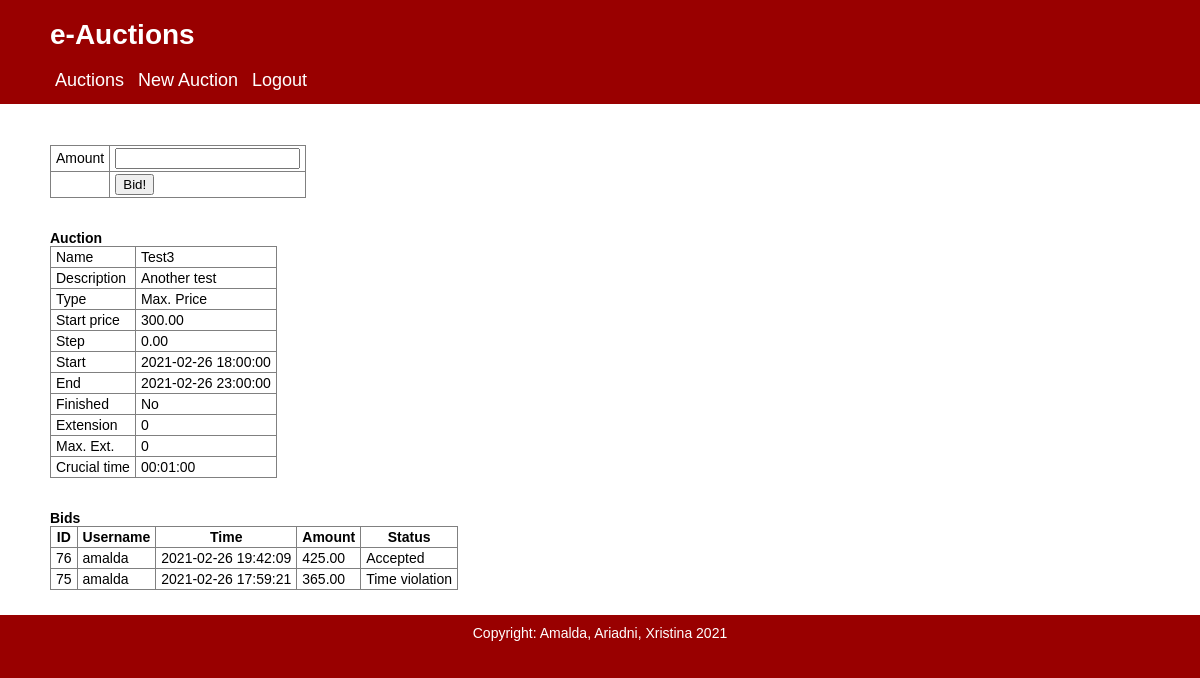
Screenshot of /auction_details.php?auction_id=12 (signed in) with the database file from the repository.
### tables this page shows
CREATE TABLE `auctions` (
  `auction_id` int(11) NOT NULL,
  `owner` int(11) NOT NULL COMMENT 'user id',
  `prod_serv_name` varchar(30) NOT NULL COMMENT 'τίτλος',
  `prod_serv_description` text DEFAULT NULL COMMENT 'περιγραφή',
  `start_datetime` datetime NOT NULL COMMENT 'ημ/νια ώρα έναρξης',
  `main_duration` time NOT NULL COMMENT 'χρόνος διάρκειας',
  `start_price` decimal(10,2) NOT NULL COMMENT 'αρχική τιμή',
  `price_step` decimal(10,2) DEFAULT NULL COMMENT 'βήμα τιμής',
  `allow_extensions` tinyint(1) NOT NULL COMMENT '0 ή 1 αν επιτρέπονται παρατάσεις',
  `max_extensions` int(11) DEFAULT NULL COMMENT 'μέγιστες παρατάσεις',
  `extension_duration` time DEFAULT NULL COMMENT 'χρόνος διάρκειας παράτασης',
  `crucial_time` time DEFAULT NULL COMMENT 'χρόνος ενεργοποίησης παράτασης',
  `type` int(11) NOT NULL COMMENT 'auction_types id',
  `last_extension` int(11) DEFAULT NULL COMMENT 'αριθμός παράτασης',
  `finished` tinyint(1) DEFAULT NULL COMMENT '0 ή 1 αν τελείωσε'
);

CREATE TABLE `auction_types` (
  `a_type_id` int(11) NOT NULL,
  `a_type_descr` varchar(30) NOT NULL COMMENT 'περιγραφή του κάθε κωδικού (id) τύπου'
);

CREATE TABLE `bids` (
  `bid_id` int(11) NOT NULL,
  `whoDoes` int(11) NOT NULL COMMENT 'το user id που αντιστοιχεί σε αυτόν/η που έκανε το bid',
  `auction` int(11) NOT NULL COMMENT 'auction id',
  `when_datetime` datetime NOT NULL COMMENT 'χρονική στιγμή που έγινε το bid',
  `amount` decimal(10,2) NOT NULL COMMENT 'το ποσό του bid',
  `status` int(11) NOT NULL COMMENT 'bid_status id'
);

CREATE TABLE `users` (
  `user_id` int(11) NOT NULL,
  `status` int(11) NOT NULL COMMENT 'status id',
  `email` varchar(30) NOT NULL COMMENT 'το email του user',
  `username` varchar(30) NOT NULL COMMENT 'το username του user',
  `password` char(40) NOT NULL COMMENT 'το password του user',
  `firstname` varchar(30) NOT NULL COMMENT 'το first name του user',
  `lastname` varchar(30) NOT NULL COMMENT 'το last name του user',
  `address` varchar(30) DEFAULT NULL COMMENT 'το address του user',
  `telephone` varchar(15) DEFAULT NULL COMMENT 'το telephone του user',
  `approval_pom` int(11) DEFAULT NULL COMMENT 'id του εγκρίνοντα Provider/Moderator',
  `approval_date` date DEFAULT NULL COMMENT 'ημ/νια έγκρισης'
);

CREATE TABLE `bid_status` (
  `b_status_id` int(11) NOT NULL,
  `b_status_descr` varchar(30) NOT NULL COMMENT 'περιγραφή του κάθε κωδικού (id) status'
);

### auction_details.php (the view, shortened to what this page needs)
<?php
	include('header.php');
	$auction_id = $_GET['auction_id'];
	$query = "SELECT *,
	ADDTIME(start_datetime, main_duration + last_extension*extension_duration) as end_datetime,
	SUBTIME(ADDTIME(start_datetime, main_duration + last_extension*extension_duration),crucial_time) as crucial_start_datetime
	FROM auctions WHERE auction_id=".$auction_id;
	$res = mysqli_query($con, $query);
	$auction = mysqli_fetch_assoc($res);
	if((!$auction['finished']) && isset($_SESSION['active']) && ($_SESSION['active']==1) && (!isset($_SESSION['isProvider'])) && ($_SESSION['user_id'] != $auction['owner'])){
			echo "<form action='auction_details_action.php' method='POST'>";
			echo "<table class='invisible'><tr><td>Amount</td><td><input type='text' name='amount'></td></tr>";
			echo "<tr><td></td><td><input type='submit' name='submit' value='Bid!' /></td></tr></table>";
			echo "</form>";
			echo "<br><br>";
	}
	$query = "SELECT * FROM auction_types WHERE a_type_id=".$auction['type'];
	$result = mysqli_query($con, $query);
	$auction_type = mysqli_fetch_assoc($result);
	$auction_type_text = $auction_type['a_type_descr'];
	if($auction['finished'] == 1){
		$finished_text = 'Yes';
	}else{
		$finished_text = 'No';
	}
	echo '<b>Auction</b><br>';
	echo "<table><tr><td>Name</td><td>". $auction['prod_serv_name'].'</td></tr>';
	echo "<tr><td>Description</td><td>".$auction['prod_serv_description'].'</td></tr>';
	echo "<tr><td>Type</td><td>".$auction_type_text.'</td></tr>';
	echo "<tr><td>Start price</td><td>".$auction['start_price'].'</td></tr>';
	echo "<tr><td>Step</td><td>".$auction['price_step'].'</td></tr>';
	echo "<tr><td>Start</td><td>".$auction['start_datetime'].'</td></tr>';
	echo "<tr><td>End</td><td>".$auction['end_datetime'].'</td></tr>';
	echo "<tr><td>Finished</td><td>".$finished_text.'</td></tr>';
	echo "<tr><td>Extension</td><td>".$auction['last_extension'].'</td></tr>';
	echo "<tr><td>Max. Ext.</td><td>".$auction['max_extensions'].'</td></tr>';
	echo "<tr><td>Crucial time</td><td>".$auction['crucial_time'].'</td></tr>';
	echo '</table>';
	echo '<br><br>';
	echo '<b>Bids</b><br>';
	echo '<table>';
	echo "<tr><th>ID</th><th>Username</th><th>Time</th><th>Amount</th><th>Status</th></tr>";
	$query = "SELECT * FROM bids, users, bid_status WHERE whoDoes=users.user_id AND bids.status=bid_status.b_status_id AND auction=".$auction_id." ORDER BY bids.bid_id DESC";
	$result = mysqli_query($con, $query);
	while($bid = mysqli_fetch_assoc($result)){
		echo "<tr><td>".$bid['bid_id']."</td><td>".$bid['username']."</td><td>".$bid['when_datetime']."</td>
		<td>".$bid['amount']."</td><td>".$bid['b_status_descr']."</td></tr>";
	}
	echo '</table>';
	include('footer.php');
?>

### header.php (shortened to what this page needs)
<!DOCTYPE html>
<html>
<head>
	<link href="style.css" rel="stylesheet" type="text/css" />
</head>
<body>
		<div id="header">
			<h1>e-Auctions</h1>
			<div id="menu">
				<a href="auctions.php">Auctions</a>
				<?php
				if(isset($_SESSION['isProvider'])){
				?>
					<a href="users.php">Users</a>
					<a href="logout.php">Logout</a>
				<?php
				}elseif(isset($_SESSION['active']) && ($_SESSION['active'] == 0)){
				?>
					<a href="logout.php">Logout</a>
				<?php
				}elseif(isset($_SESSION['active']) && ($_SESSION['active'] == 1)){
				?>
					<a href="auctions_create.php">New Auction</a>
					<a href="logout.php">Logout</a>
				<?php
				}else{
				?>
					<a href="login.php">Login</a>
					<a href="register.php">Register</a>
				<?php
				}
				?>
			</div>
		</div>
		<div id="main">
	  <br />

### footer.php (shortened to what this page needs)
</div>
<div id="footer">
<center>Copyright: Amalda, Ariadni, Xristina 2021</center>
</div>
</body>
</html>

### style.css (style rules this page uses)
body { font: 100% Verdana, Arial, Helvetica, sans-serif; margin: 0; padding: 0; color: #000000; background-color: #990000; font-size: 14px; }
table { border-collapse: collapse; border: 1px solid grey; }
th, td { border: 1px solid grey; padding: 2px 5px 2px 5px; }
#header { color: white; padding: 0 50px; height: 85px; background-color: #990000; }
#menu a { font-size: 18px; color: white; text-decoration: none; padding: 5px; }
#main { padding: 25px 50px; min-height: 400px; background-color: white; }
#footer { color: white; background-color: #990000; padding: 10px 50px ; }

### rows the page displays
auctions: prod_serv_name "Test3", prod_serv_description "Another test", start_price "300.00", price_step "0.00", start_datetime "2021-02-26 18:00:00", finished "No", last_extension "0", max_extensions "0", crucial_time "00:01:00"
auction_types: a_type_descr "Max. Price"
bids: bid_id "76", users.username "amalda", when_datetime "2021-02-26 19:42:09", amount "425.00", status.b_status_descr "Accepted"
bids: bid_id "75", users.username "amalda", when_datetime "2021-02-26 17:59:21", amount "365.00", status.b_status_descr "Time violation"

### other values shown
$auction['end_datetime'] "2021-02-26 23:00:00"
